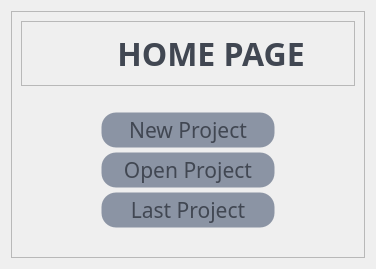
                  <widget class="QWidget" name="page_home">
                   <property name="styleSheet">
                    <string notr="true"/>
                   </property>
                   <layout class="QVBoxLayout" name="verticalLayout_15">
                    <item>
                     <widget class="QFrame" name="frame_home">
                      <property name="frameShape">
                       <enum>QFrame::StyledPanel</enum>
                      </property>
                      <property name="frameShadow">
                       <enum>QFrame::Raised</enum>
                      </property>
                      <layout class="QVBoxLayout" name="verticalLayout_14">
                       <item>
                        <widget class="QFrame" name="frame_home_title">
                         <property name="maximumSize">
                          <size>
                           <width>16777215</width>
                           <height>90</height>
                          </size>
                         </property>
                         <property name="frameShape">
                          <enum>QFrame::StyledPanel</enum>
                         </property>
                         <property name="frameShadow">
                          <enum>QFrame::Raised</enum>
                         </property>
                         <layout class="QHBoxLayout" name="horizontalLayout_7">
                          <item>
                           <spacer name="hs_7">
                            <property name="orientation">
                             <enum>Qt::Horizontal</enum>
                            </property>
                            <property name="sizeHint" stdset="0">
                             <size>
                              <width>40</width>
                              <height>20</height>
                             </size>
                            </property>
                           </spacer>
                          </item>
                          <item>
                           <widget class="QPushButton" name="icon_lab_home_2">
                            <property name="maximumSize">
                             <size>
                              <width>81</width>
                              <height>81</height>
                             </size>
                            </property>
                            <property name="styleSheet">
                             <string notr="true">/* Normal state */
QPushButton {
    background-color:transparent;
}

/* Hover state */
QPushButton:hover {
    background-color:transparent;
	border:none;
}</string>
                            </property>
                            <property name="text">
                             <string/>
                            </property>
                            <property name="icon">
                             <iconset resource="../media/ressource.qrc">
                              <normaloff>:/icons/icons/folder.png</normaloff>:/icons/icons/folder.png</iconset>
                            </property>
                            <property name="iconSize">
                             <size>
                              <width>40</width>
                              <height>40</height>
                             </size>
                            </property>
                            <property name="flat">
                             <bool>true</bool>
                            </property>
                           </widget>
                          </item>
                          <item>
                           <widget class="QLabel" name="lab_home_2">
                            <property name="maximumSize">
                             <size>
                              <width>16777215</width>
                              <height>150</height>
                             </size>
                            </property>
                            <property name="font">
                             <font>
                              <family>Quicksand</family>
                              <pointsize>24</pointsize>
                              <weight>75</weight>
                              <bold>true</bold>
                             </font>
                            </property>
                            <property name="styleSheet">
                             <string notr="true">background-color:transparent;color:#414752;</string>
                            </property>
                            <property name="text">
                             <string>HOME PAGE</string>
                            </property>
                            <property name="alignment">
                             <set>Qt::AlignCenter</set>
                            </property>
                           </widget>
                          </item>
                          <item>
                           <spacer name="hs_8">
                            <property name="orientation">
                             <enum>Qt::Horizontal</enum>
                            </property>
                            <property name="sizeHint" stdset="0">
                             <size>
                              <width>40</width>
                              <height>20</height>
                             </size>
                            </property>
                           </spacer>
                          </item>
                         </layout>
                        </widget>
                       </item>
                       <item>
                        <widget class="QFrame" name="frame_home_active">
                         <property name="layoutDirection">
                          <enum>Qt::LeftToRight</enum>
                         </property>
                         <property name="styleSheet">
                          <string notr="true"> QScrollBar:vertical {
	border: none;
    background: #313134;
    width: 14px;
    margin: 15px 0 15px 0;
	border-radius: 0px;
 }

/*  HANDLE BAR VERTICAL */
QScrollBar::handle:vertical {	
	background-color: #8B94A4;
	min-height: 30px;
	margin: 0 3px 0 3px;
	border-radius: 3px;
}
QScrollBar::handle:vertical:hover{	
	background-color:  #FFF;
}
QScrollBar::handle:vertical:pressed {	
	background-color:  #FFF;
}

/* BTN TOP - SCROLLBAR */
QScrollBar::sub-line:vertical {
	border: none;
	background-color:#313134;
	height: 15px;
	border-top-left-radius: 7px;
	border-top-right-radius: 7px;
	subcontrol-position: top;
	subcontrol-origin: margin;
}

/* BTN BOTTOM - SCROLLBAR */
QScrollBar::add-line:vertical {
	border: none;
	background-color: #313134;
	height: 15px;
	border-bottom-left-radius: 7px;
	border-bottom-right-radius: 7px;
	subcontrol-position: bottom;
	subcontrol-origin: margin;
}

/* RESET ARROW */
QScrollBar::up-arrow:vertical, QScrollBar::down-arrow:vertical {
	background: none;
}
QScrollBar::add-page:vertical, QScrollBar::sub-page:vertical {
	background: none;
}



/* HORIZONTAL SCROLLBAR - HOMEWORK */
QScrollBar:horizontal {
   
}
QScrollBar::handle:horizontal {
    
}
QScrollBar::add-line:horizontal {
    
}
QScrollBar::sub-line:horizontal {
    
}
QScrollBar::up-arrow:horizontal, QScrollBar::down-arrow:horizontal
{

}
QScrollBar::add-page:horizontal, QScrollBar::sub-page:horizontal
{

}</string>
                         </property>
                         <property name="frameShape">
                          <enum>QFrame::NoFrame</enum>
                         </property>
                         <property name="frameShadow">
                          <enum>QFrame::Raised</enum>
                         </property>
                         <layout class="QVBoxLayout" name="verticalLayout_22">
                          <item>
                           <widget class="QFrame" name="frame_settingProject">
                            <property name="sizePolicy">
                             <sizepolicy hsizetype="Preferred" vsizetype="Preferred">
                              <horstretch>0</horstretch>
                              <verstretch>0</verstretch>
                             </sizepolicy>
                            </property>
                            <property name="frameShape">
                             <enum>QFrame::NoFrame</enum>
                            </property>
                            <property name="frameShadow">
                             <enum>QFrame::Raised</enum>
                            </property>
                            <layout class="QVBoxLayout" name="verticalLayout_17">
                             <property name="spacing">
                              <number>0</number>
                             </property>
                             <property name="rightMargin">
                              <number>9</number>
                             </property>
                             <item>
                              <widget class="QPushButton" name="btn_newProject">
                               <property name="font">
                                <font>
                                 <family>Quicksand</family>
                                 <pointsize>16</pointsize>
                                </font>
                               </property>
                               <property name="styleSheet">
                                <string notr="true">QPushButton{
	background-color:#8B94A4;
	border-style: solid;
	border-color: transparent;
	border-width: 5px;
	border-radius: 17px;
	margin-left : 60px;
	margin-right : 60px;
	color:#414752;
}
QPushButton:hover{
	color:#313134;
	background-color:#FFF;

}
QPushButton:pressed{
	background-color:#313134;
	color:#FFF;	
    icon: url(:/icons/icons/add_h.png);
}</string>
                               </property>
                               <property name="text">
                                <string>New Project</string>
                               </property>
                               <property name="icon">
                                <iconset resource="../media/ressource.qrc">
                                 <normaloff>:/icons/icons/add.png</normaloff>:/icons/icons/add.png</iconset>
                               </property>
                               <property name="iconSize">
                                <size>
                                 <width>30</width>
                                 <height>30</height>
                                </size>
                               </property>
                              </widget>
                             </item>
                             <item>
                              <widget class="QPushButton" name="btn_openProject">
                               <property name="font">
                                <font>
                                 <family>Quicksand</family>
                                 <pointsize>16</pointsize>
                                </font>
                               </property>
                               <property name="styleSheet">
                                <string notr="true">QPushButton{
	background-color:#8B94A4;
	border-style: solid;
	border-color: transparent;
	border-width: 5px;
	border-radius: 17px;
	margin-left : 60px;
	margin-right : 60px;
	color:#414752;
}
QPushButton:hover{
	color:#313134;
	background-color:#FFF;
}
QPushButton:pressed{
	background-color:#313134;
	color:#FFF;	
    icon: url(:/icons/icons/folder_h.png);
}</string>
                               </property>
                               <property name="text">
                                <string>Open Project</string>
                               </property>
                               <property name="icon">
                                <iconset resource="../media/ressource.qrc">
                                 <normaloff>:/icons/icons/folder.png</normaloff>:/icons/icons/folder.png</iconset>
                               </property>
                               <property name="iconSize">
                                <size>
                                 <width>30</width>
                                 <height>30</height>
                                </size>
                               </property>
                              </widget>
                             </item>
                             <item>
                              <widget class="QPushButton" name="btn_lastProject">
                               <property name="maximumSize">
                                <size>
                                 <width>16777215</width>
                                 <height>16777215</height>
                                </size>
                               </property>
                               <property name="font">
                                <font>
                                 <family>Quicksand</family>
                                 <pointsize>16</pointsize>
                                </font>
                               </property>
                               <property name="styleSheet">
                                <string notr="true">QPushButton#btn_lastProject{
	background-color:#8B94A4;
	border-style: solid;
	border-color: transparent;
	border-width: 5px;
	border-radius: 17px;
	margin-left : 60px;
	margin-right : 60px;
	color:#414752;
}
QPushButton#btn_lastProject:hover{
	color:#313134;
	background-color:#FFF;
}
QPushButton#btn_lastProject:pressed{
	background-color:#313134;
	color:#FFF;	
    icon: url(:/icons/icons/edit_h.png);
}</string>
                               </property>
                               <property name="text">
                                <string>Last Project</string>
                               </property>
                               <property name="icon">
                                <iconset resource="../media/ressource.qrc">
                                 <normaloff>:/icons/icons/edit.png</normaloff>:/icons/icons/edit.png</iconset>
                               </property>
                               <property name="iconSize">
                                <size>
                                 <width>30</width>
                                 <height>30</height>
                                </size>
                               </property>
                              </widget>
                             </item>
                            </layout>
                           </widget>
                          </item>
                         </layout>
                        </widget>
                       </item>
                      </layout>
                     </widget>
                    </item>
                   </layout>
                  </widget>
